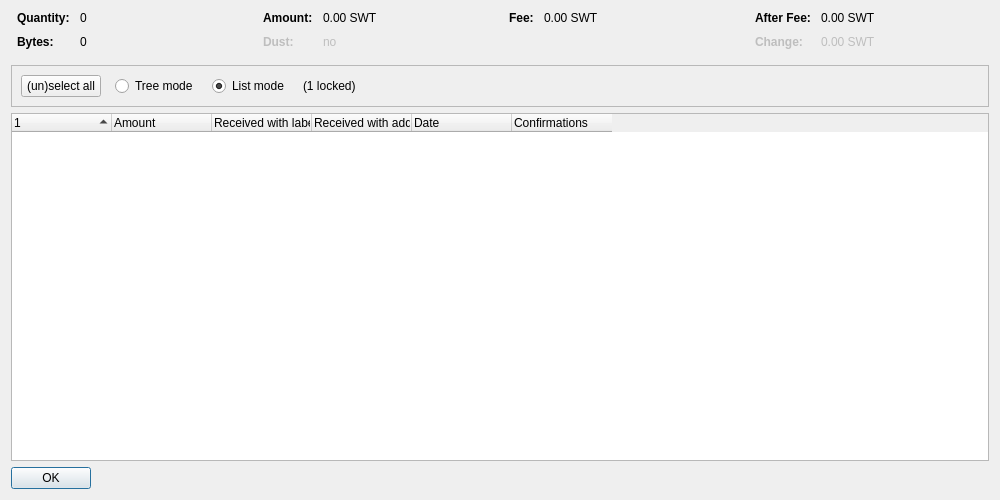
<?xml version="1.0" encoding="UTF-8"?>
<ui version="4.0">
 <class>CoinControlDialog</class>
 <widget class="QDialog" name="CoinControlDialog">
  <property name="geometry">
   <rect>
    <x>0</x>
    <y>0</y>
    <width>1000</width>
    <height>500</height>
   </rect>
  </property>
  <property name="windowTitle">
   <string>Coin Selection</string>
  </property>
  <layout class="QVBoxLayout" name="verticalLayout">
   <item>
    <layout class="QHBoxLayout" name="horizontalLayoutTop" stretch="0,0,0,0">
     <property name="topMargin">
      <number>0</number>
     </property>
     <property name="bottomMargin">
      <number>10</number>
     </property>
     <item>
      <layout class="QFormLayout" name="formLayoutCoinControl1">
       <property name="horizontalSpacing">
        <number>10</number>
       </property>
       <property name="verticalSpacing">
        <number>10</number>
       </property>
       <property name="leftMargin">
        <number>6</number>
       </property>
       <property name="rightMargin">
        <number>6</number>
       </property>
       <item row="0" column="0">
        <widget class="QLabel" name="labelCoinControlQuantityText">
         <property name="font">
          <font>
           <weight>75</weight>
           <bold>true</bold>
          </font>
         </property>
         <property name="text">
          <string>Quantity:</string>
         </property>
        </widget>
       </item>
       <item row="0" column="1">
        <widget class="QLabel" name="labelCoinControlQuantity">
         <property name="cursor">
          <cursorShape>IBeamCursor</cursorShape>
         </property>
         <property name="contextMenuPolicy">
          <enum>Qt::ActionsContextMenu</enum>
         </property>
         <property name="text">
          <string notr="true">0</string>
         </property>
         <property name="textInteractionFlags">
          <set>Qt::LinksAccessibleByMouse|Qt::TextSelectableByKeyboard|Qt::TextSelectableByMouse</set>
         </property>
        </widget>
       </item>
       <item row="1" column="0">
        <widget class="QLabel" name="labelCoinControlBytesText">
         <property name="font">
          <font>
           <weight>75</weight>
           <bold>true</bold>
          </font>
         </property>
         <property name="text">
          <string>Bytes:</string>
         </property>
        </widget>
       </item>
       <item row="1" column="1">
        <widget class="QLabel" name="labelCoinControlBytes">
         <property name="cursor">
          <cursorShape>IBeamCursor</cursorShape>
         </property>
         <property name="contextMenuPolicy">
          <enum>Qt::ActionsContextMenu</enum>
         </property>
         <property name="text">
          <string notr="true">0</string>
         </property>
         <property name="textInteractionFlags">
          <set>Qt::LinksAccessibleByMouse|Qt::TextSelectableByKeyboard|Qt::TextSelectableByMouse</set>
         </property>
        </widget>
       </item>
      </layout>
     </item>
     <item>
      <layout class="QFormLayout" name="formLayoutCoinControl2">
       <property name="horizontalSpacing">
        <number>10</number>
       </property>
       <property name="verticalSpacing">
        <number>10</number>
       </property>
       <property name="leftMargin">
        <number>6</number>
       </property>
       <property name="rightMargin">
        <number>6</number>
       </property>
       <item row="0" column="0">
        <widget class="QLabel" name="labelCoinControlAmountText">
         <property name="font">
          <font>
           <weight>75</weight>
           <bold>true</bold>
          </font>
         </property>
         <property name="text">
          <string>Amount:</string>
         </property>
        </widget>
       </item>
       <item row="0" column="1">
        <widget class="QLabel" name="labelCoinControlAmount">
         <property name="cursor">
          <cursorShape>IBeamCursor</cursorShape>
         </property>
         <property name="contextMenuPolicy">
          <enum>Qt::ActionsContextMenu</enum>
         </property>
         <property name="text">
          <string notr="true">0.00 SWT</string>
         </property>
         <property name="textInteractionFlags">
          <set>Qt::LinksAccessibleByMouse|Qt::TextSelectableByKeyboard|Qt::TextSelectableByMouse</set>
         </property>
        </widget>
       </item>
       <item row="1" column="0">
        <widget class="QLabel" name="labelCoinControlLowOutputText">
         <property name="enabled">
          <bool>false</bool>
         </property>
         <property name="font">
          <font>
           <weight>75</weight>
           <bold>true</bold>
          </font>
         </property>
         <property name="text">
          <string>Dust:</string>
         </property>
        </widget>
       </item>
       <item row="1" column="1">
        <widget class="QLabel" name="labelCoinControlLowOutput">
         <property name="enabled">
          <bool>false</bool>
         </property>
         <property name="cursor">
          <cursorShape>IBeamCursor</cursorShape>
         </property>
         <property name="contextMenuPolicy">
          <enum>Qt::ActionsContextMenu</enum>
         </property>
         <property name="text">
          <string notr="true">no</string>
         </property>
         <property name="textInteractionFlags">
          <set>Qt::LinksAccessibleByMouse|Qt::TextSelectableByKeyboard|Qt::TextSelectableByMouse</set>
         </property>
        </widget>
       </item>
      </layout>
     </item>
     <item>
      <layout class="QFormLayout" name="formLayoutCoinControl3">
       <property name="horizontalSpacing">
        <number>10</number>
       </property>
       <property name="verticalSpacing">
        <number>10</number>
       </property>
       <property name="leftMargin">
        <number>6</number>
       </property>
       <property name="rightMargin">
        <number>6</number>
       </property>
       <item row="0" column="0">
        <widget class="QLabel" name="labelCoinControlFeeText">
         <property name="font">
          <font>
           <weight>75</weight>
           <bold>true</bold>
          </font>
         </property>
         <property name="text">
          <string>Fee:</string>
         </property>
        </widget>
       </item>
       <item row="0" column="1">
        <widget class="QLabel" name="labelCoinControlFee">
         <property name="cursor">
          <cursorShape>IBeamCursor</cursorShape>
         </property>
         <property name="contextMenuPolicy">
          <enum>Qt::ActionsContextMenu</enum>
         </property>
         <property name="text">
          <string notr="true">0.00 SWT</string>
         </property>
         <property name="textInteractionFlags">
          <set>Qt::LinksAccessibleByMouse|Qt::TextSelectableByKeyboard|Qt::TextSelectableByMouse</set>
         </property>
        </widget>
       </item>
      </layout>
     </item>
     <item>
      <layout class="QFormLayout" name="formLayoutCoinControl4">
       <property name="horizontalSpacing">
        <number>10</number>
       </property>
       <property name="verticalSpacing">
        <number>10</number>
       </property>
       <property name="leftMargin">
        <number>6</number>
       </property>
       <property name="rightMargin">
        <number>6</number>
       </property>
       <item row="0" column="0">
        <widget class="QLabel" name="labelCoinControlAfterFeeText">
         <property name="font">
          <font>
           <weight>75</weight>
           <bold>true</bold>
          </font>
         </property>
         <property name="text">
          <string>After Fee:</string>
         </property>
        </widget>
       </item>
       <item row="0" column="1">
        <widget class="QLabel" name="labelCoinControlAfterFee">
         <property name="cursor">
          <cursorShape>IBeamCursor</cursorShape>
         </property>
         <property name="contextMenuPolicy">
          <enum>Qt::ActionsContextMenu</enum>
         </property>
         <property name="text">
          <string notr="true">0.00 SWT</string>
         </property>
         <property name="textInteractionFlags">
          <set>Qt::LinksAccessibleByMouse|Qt::TextSelectableByKeyboard|Qt::TextSelectableByMouse</set>
         </property>
        </widget>
       </item>
       <item row="1" column="0">
        <widget class="QLabel" name="labelCoinControlChangeText">
         <property name="enabled">
          <bool>false</bool>
         </property>
         <property name="font">
          <font>
           <weight>75</weight>
           <bold>true</bold>
          </font>
         </property>
         <property name="text">
          <string>Change:</string>
         </property>
        </widget>
       </item>
       <item row="1" column="1">
        <widget class="QLabel" name="labelCoinControlChange">
         <property name="enabled">
          <bool>false</bool>
         </property>
         <property name="cursor">
          <cursorShape>IBeamCursor</cursorShape>
         </property>
         <property name="contextMenuPolicy">
          <enum>Qt::ActionsContextMenu</enum>
         </property>
         <property name="text">
          <string notr="true">0.00 SWT</string>
         </property>
         <property name="textInteractionFlags">
          <set>Qt::LinksAccessibleByMouse|Qt::TextSelectableByKeyboard|Qt::TextSelectableByMouse</set>
         </property>
        </widget>
       </item>
      </layout>
     </item>
    </layout>
   </item>
   <item>
    <widget class="QFrame" name="frame">
     <property name="minimumSize">
      <size>
       <width>0</width>
       <height>40</height>
      </size>
     </property>
     <property name="frameShape">
      <enum>QFrame::StyledPanel</enum>
     </property>
     <property name="frameShadow">
      <enum>QFrame::Sunken</enum>
     </property>
     <layout class="QHBoxLayout" name="horizontalLayout">
      <item>
       <layout class="QHBoxLayout" name="horizontalLayoutPanel" stretch="0,0,0,0,0">
        <property name="spacing">
         <number>14</number>
        </property>
        <item>
         <widget class="QPushButton" name="pushButtonSelectAll">
          <property name="sizePolicy">
           <sizepolicy hsizetype="Maximum" vsizetype="Fixed">
            <horstretch>0</horstretch>
            <verstretch>0</verstretch>
           </sizepolicy>
          </property>
          <property name="text">
           <string>(un)select all</string>
          </property>
          <property name="autoDefault">
           <bool>false</bool>
          </property>
         </widget>
        </item>
        <item>
         <widget class="QRadioButton" name="radioTreeMode">
          <property name="sizePolicy">
           <sizepolicy hsizetype="Maximum" vsizetype="Fixed">
            <horstretch>0</horstretch>
            <verstretch>0</verstretch>
           </sizepolicy>
          </property>
          <property name="text">
           <string>Tree mode</string>
          </property>
         </widget>
        </item>
        <item>
         <widget class="QRadioButton" name="radioListMode">
          <property name="sizePolicy">
           <sizepolicy hsizetype="Maximum" vsizetype="Fixed">
            <horstretch>0</horstretch>
            <verstretch>0</verstretch>
           </sizepolicy>
          </property>
          <property name="text">
           <string>List mode</string>
          </property>
          <property name="checked">
           <bool>true</bool>
          </property>
         </widget>
        </item>
        <item>
         <widget class="QLabel" name="labelLocked">
          <property name="text">
           <string notr="true">(1 locked)</string>
          </property>
         </widget>
        </item>
        <item>
         <spacer name="horizontalSpacer">
          <property name="orientation">
           <enum>Qt::Horizontal</enum>
          </property>
          <property name="sizeHint" stdset="0">
           <size>
            <width>40</width>
            <height>20</height>
           </size>
          </property>
         </spacer>
        </item>
       </layout>
      </item>
     </layout>
    </widget>
   </item>
   <item>
    <widget class="CoinControlTreeWidget" name="treeWidget">
     <property name="contextMenuPolicy">
      <enum>Qt::CustomContextMenu</enum>
     </property>
     <property name="sortingEnabled">
      <bool>false</bool>
     </property>
     <property name="columnCount">
      <number>6</number>
     </property>
     <attribute name="headerShowSortIndicator" stdset="0">
      <bool>true</bool>
     </attribute>
     <attribute name="headerStretchLastSection">
      <bool>false</bool>
     </attribute>
     <column>
      <property name="text">
       <string/>
      </property>
     </column>
     <column>
      <property name="text">
       <string>Amount</string>
      </property>
     </column>
     <column>
      <property name="text">
       <string>Received with label</string>
      </property>
     </column>
     <column>
      <property name="text">
       <string>Received with address</string>
      </property>
     </column>
     <column>
      <property name="text">
       <string>Date</string>
      </property>
     </column>
     <column>
      <property name="text">
       <string>Confirmations</string>
      </property>
      <property name="toolTip">
       <string>Confirmed</string>
      </property>
     </column>
     <column>
      <property name="text">
       <string/>
      </property>
     </column>
     <column>
      <property name="text">
       <string/>
      </property>
     </column>
     <column>
      <property name="text">
       <string/>
      </property>
     </column>
     <column>
      <property name="text">
       <string/>
      </property>
     </column>
    </widget>
   </item>
   <item>
    <widget class="QDialogButtonBox" name="buttonBox">
     <property name="sizePolicy">
      <sizepolicy hsizetype="Maximum" vsizetype="Fixed">
       <horstretch>0</horstretch>
       <verstretch>0</verstretch>
      </sizepolicy>
     </property>
     <property name="orientation">
      <enum>Qt::Horizontal</enum>
     </property>
     <property name="standardButtons">
      <set>QDialogButtonBox::Ok</set>
     </property>
    </widget>
   </item>
  </layout>
 </widget>
 <customwidgets>
  <customwidget>
   <class>CoinControlTreeWidget</class>
   <extends>QTreeWidget</extends>
   <header>qt/coincontroltreewidget.h</header>
  </customwidget>
 </customwidgets>
 <resources/>
 <connections/>
</ui>
